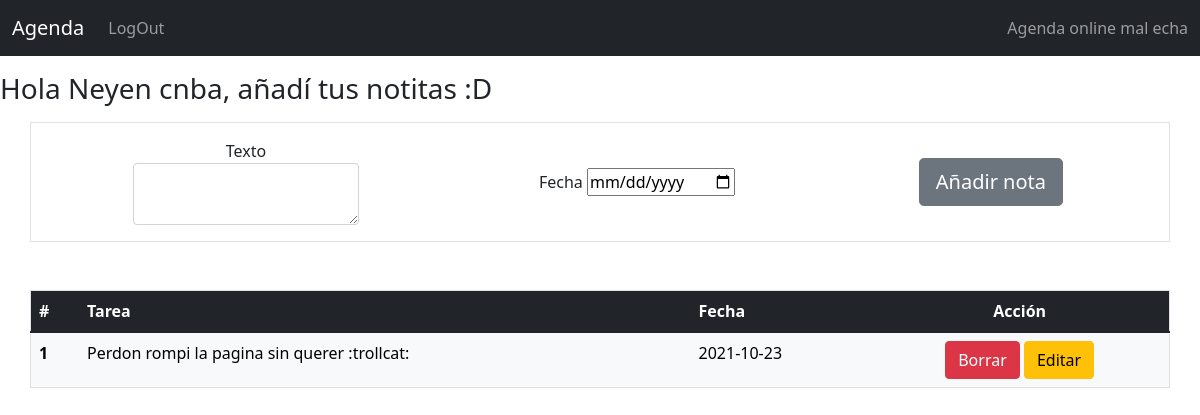
/PP (signed in), run on the app's committed database.
### index.py (models this page shows, shortened)
class Usuario(db.Model, UserMixin):
    id = db.Column(db.Integer, primary_key = True)
    email = db.Column(db.String(255), unique = True)
    user = db.Column(db.String(255))
    password = db.Column(db.String(255))
    notes = db.relationship('Agenda')

class Agenda(db.Model):
    id = db.Column(db.Integer, primary_key = True)
    texto = db.Column(db.String(10000), nullable = False, default = "Texto")
    fecha = db.Column(db.DateTime, nullable = False, default = datetime.utcnow)
    user_id = db.Column(db.Integer, db.ForeignKey('usuario.id'))

### index.py (the view)
@app.route('/PP', methods = ['POST', 'GET'])
@login_required
def pp():
    if request.method == 'POST':
        texto = request.form.get('texto_nota')
        date = request.form.get('date')
        print(type(date))
        try:
            fecha = dt.datetime.strptime(date, "%Y-%m-%d")
            fecha = fecha.date()
        except:
            flash('Flaco no juegues con el html', category = "error")
            return render_template('home.html', user = current_user)
        print(fecha)
        print(type(fecha))
        data = {
            'texto' : texto,
            'fecha' : fecha
        }
        nueva_nota = Agenda( **data, user_id = current_user.id)
        db.session.add(nueva_nota)
        db.session.commit()
        flash('¡Notita agregada!', category = "tolis")
        return render_template('home.html', user=current_user)
    else:
        return render_template('home.html', user = current_user)

### index.py (called while the page is built)
@login_manager.user_loader
def load_user(id):
    return Usuario.query.get(int(id))

### templates/home.html (shortened to what this page needs)
{%extends 'base.html'%}
{%block contenido%}
<h3 class="mt-3 mb-3">Hola {{user.user}}, añadí tus notitas :D</h3>
<form method="POST" class="container border d-flex justify-content-around align-items-center text-center">
    <div class="mb-3 mt-3">
    <label for="texto">Texto</label>
    <textarea name="texto_nota" id="texto" class="form-control" required></textarea>
    </div>
    <div class="mb-3 mt-3">
    <label for="fecha">Fecha</label>
    <input type="date" name="date" id="fecha" required>
    </div>
    <button type="submit" class="btn btn-secondary btn-lg m-1">Añadir nota</button>
</form>
<table class="table container border mt-5">
    <thead>
        <tr class="table-dark">
            <th scope="col">#</th>
            <th scope="col">Tarea</th>
            <th scope="col">Fecha</th>
            <th scope="col" class="text-center">Acción</th>
        </tr>
    </thead>
    <tbody>
            {%for i in user.notes%}
            <tr class="table-light">
                <th scope="row">{{loop.index}}</th>
                <td>{{i.texto}}</td>
                <td>{{i.fecha.date()}}</td>
                <td class="text-center">
                    <button type="" class="btn btn-danger" onClick="deleteNote({{i.id}})">Borrar</button>
                    <a href="/editar/{{i.id}}">
                        <button type="" class="btn btn-warning">Editar</button>
                    </a>
                </td>
            </tr>
            {%endfor%}
        </tbody>
    </table>
{%endblock%}

### data on the page
Usuario: user "Neyen cnba"
Agenda: texto "Perdon rompi la pagina sin querer :trollcat:", fecha "2021-10-23"
